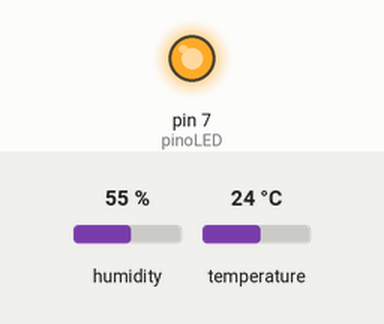
The sketch below on a simulated Arduino Uno, built with avr-gcc and run on an emulated ATmega328P. Parts: output pins drawn as LEDs (lit = HIGH). Inputs (shaded band) come from the test bench; at power-on: humidity 55 %, temperature 24 °C. What the sketch prints to the serial monitor is not drawn.

Above: at 0.1 s.
Timing chart, 0 to 1.6 s (numbered marks = the images above):
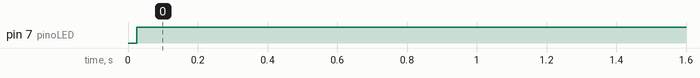

The sketch:

DHT11.ino
```cpp
#include <DHT.h>
#include <DHT_U.h>

#define Tipo DHT11
int pinoDHT = 2;
DHT HT(pinoDHT, Tipo);
float tempC;
float umidade;

int pinoLED = 7;
bool sensorAtivado = false;

void setup() {
  Serial.begin(9600);
  HT.begin();
  pinMode(pinoLED, OUTPUT);
}

void loop() {
  tempC = HT.readTemperature();
  umidade = HT.readHumidity();

  Serial.println();
  Serial.print("A temperatura é: ");
  Serial.print(tempC);
  Serial.print("ºC ");
  Serial.println();
  Serial.println();

  Serial.println();
  Serial.print("A umidade é: ");
  Serial.print(umidade);
  Serial.print("% ");

  if (!sensorAtivado && !isnan(tempC) && !isnan(umidade)) {
    sensorAtivado = true;
    digitalWrite(pinoLED, HIGH);
  } else if (sensorAtivado && (isnan(tempC) || isnan(umidade))) {
    sensorAtivado = false;
    digitalWrite(pinoLED, LOW);
  }

  delay(1000);
}
```

Measured:
- by itself, pin 7 (pinoLED): LOW → HIGH at 0.02 s
